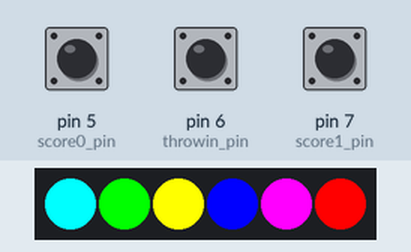
This sketch was run on a simulated Arduino Uno, built with avr-gcc and run on an emulated ATmega328P. On the bench: 6 RGB LEDs in strip order, left to right. The test bench sets the inputs (shaded band); at power-on: pin 6 (throwin_pin) HIGH, pin 5 (score0_pin) HIGH, pin 7 (score1_pin) HIGH. Dim RGB values are drawn brighter than linear.

Above: at 1.25 s.
1.3 s: pin 6 (throwin_pin) pulled LOW for 0.15 s
At 3.0 s:
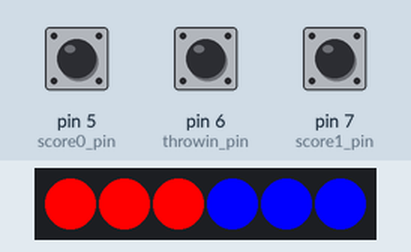
3.3 s: pin 5 (score0_pin) pulled LOW for 0.15 s
At 3.45 s:
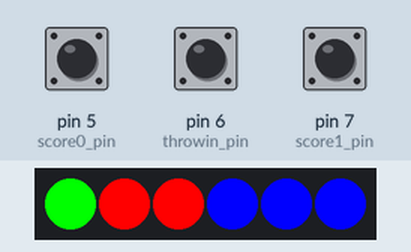
4.0 s: pin 6 (throwin_pin) pulled LOW for 1 s
At 4.31 s:
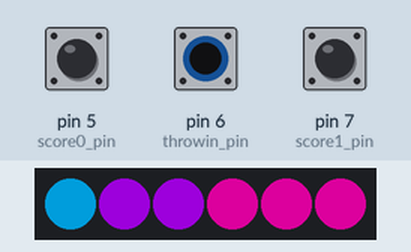
6.5 s: pin 7 (score1_pin) pulled LOW for 0.15 s
At 6.65 s:
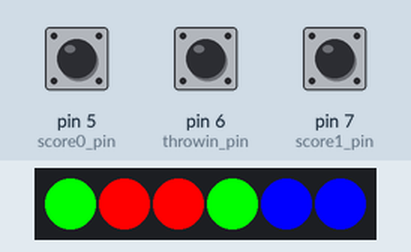
7.2 s: pin 6 (throwin_pin) pulled LOW for 0.15 s
At 7.51 s:
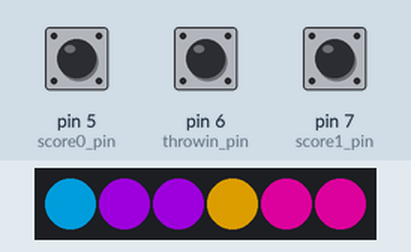
7.9 s: pin 5 (score0_pin) pulled LOW for 1 s
At 10.2 s:
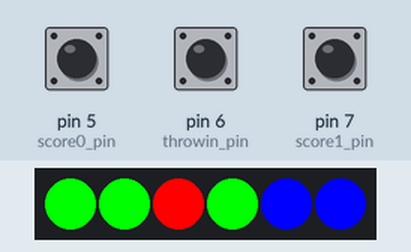
Timing chart, 0 to 11.4 s (numbered marks = the images above; inputs shaded):
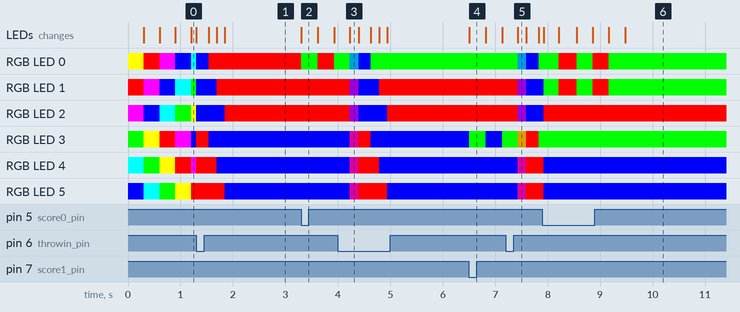

Measured:
- after the input at 1.3 s, the LEDs: first change at once (image 1 shows a later state)
- after the input at 3.3 s, RGB LED 0: RGB(255, 0, 0) → RGB(0, 255, 0) at once, → RGB(255, 0, 0) 0.31 s later, → RGB(0, 255, 0) 0.31 s later; the LEDs: change at once (image 2)
- after the input at 4.0 s, the LEDs: change after 0.23 s (image 3)
- after the input at 6.5 s, RGB LED 3: RGB(0, 0, 255) → RGB(0, 255, 0) at once, → RGB(0, 0, 255) 0.31 s later, → RGB(0, 255, 0) 0.31 s later; the LEDs: change at once (image 4)
- after the input at 7.2 s, the LEDs: change after 0.23 s (image 5)

The sketch:

foobot_scoring_safe_blends.ino
```cpp
#include <Adafruit_NeoPixel.h>

// Timestep config
#define TIMESTEP 1

// NeoPixel config

#define LED_PIN 4
#define LED_COUNT 6

Adafruit_NeoPixel strip(LED_COUNT, LED_PIN, NEO_GRB + NEO_KHZ800);

// Blend buffers
enum EBuffer
{
  ScoreBuffer = 0,
  CurrentFXBuffer,
  LastFXBuffer,
  BufferCount,
};

byte blend_buffers[BufferCount][LED_COUNT][3] = {0};

byte score_blend = 0x0;
byte current_fx_blend = 0xff;

// Game and LED config

const byte num_teams = 2;
const byte num_leds_per_team = 3;

enum States
{
  STATE_OFF = 0,
  STATE_ON,
  NUM_STATES,
};

byte scores[num_teams] = {0, 0};

byte led_ids[num_teams][num_leds_per_team] = {
  {0, 1, 2},
  {3, 4, 5},
};

byte state_colours[num_teams][NUM_STATES][3] = {
  {
    {0xff, 0x00, 0x00},
    {0x00, 0xff, 0x00},
  },
  {
    {0x00, 0x00, 0xff},
    {0x00, 0xff, 0x00},
  },
};

void set_led(byte team, byte led, byte state)
{
  blend_buffers[ScoreBuffer][led_ids[team][led]][0] = state_colours[team][state][0];
  blend_buffers[ScoreBuffer][led_ids[team][led]][1] = state_colours[team][state][1];
  blend_buffers[ScoreBuffer][led_ids[team][led]][2] = state_colours[team][state][2];
}

// Interrupt to game communication
byte i_flags = 0;

const byte IF_THROWIN = 0x80;
const byte IF_SCOREMASK = 0x7f;
const byte IF_SCORED = 0x01;

// Pin change interrupt handler
const byte throwin_pin = 6;
const byte score0_pin = 5;
const byte score1_pin = 7;

ISR(PCINT2_vect)  // D0 to D7
{
  if (!digitalRead(throwin_pin))
  {
    i_flags |= IF_THROWIN;
  }
  if (!digitalRead(score0_pin))
  {
    i_flags = IF_SCORED << 0;
  }
  if (!digitalRead(score1_pin))
  {
    i_flags = IF_SCORED << 1;
  }
}

void pciSetup(byte pin)
{
  *digitalPinToPCMSK(pin) |= bit(digitalPinToPCMSKbit(pin)); // Enable pin
  PCIFR |= bit(digitalPinToPCICRbit(pin)); // Clear existing interrupt
  PCICR |= bit(digitalPinToPCICRbit(pin)); // Enable interrupt for the group
}

void setup()
{
  Serial.begin(9600);

  pinMode(throwin_pin, INPUT_PULLUP);
  pinMode(score0_pin, INPUT_PULLUP);
  pinMode(score1_pin, INPUT_PULLUP);
  pciSetup(throwin_pin);
  pciSetup(score0_pin);
  pciSetup(score1_pin);

  strip.begin();
  display_scores();
  strip.show();
}

// Game state machine
enum GameState
{
  GS_WAITING = 0,
  GS_PLAYING,
  GS_GAME_OVER,
};

GameState gamestate = GS_WAITING;

// Transient states, for effects
enum TransientState
{
  TS_NORMAL = 0,
  TS_ATTRACT,
  TS_KICKOFF,
  TS_GOAL0,
  TS_GOAL1,
  TS_WINNER,
};

TransientState transientstate = TS_ATTRACT;
uint16_t fx_count = 0;
uint16_t fx_ms = 0;
uint16_t fx_lasttick = 0;
byte fx_dir = 1;
byte fx_pos = 0;

// Prints a rainbow optimised for a 96 LED strip
// The rainbow begins at a specified position.
// ROY G BIV!
byte winner0_map[] = {2, 1, 0, 3, 4, 5};
byte winner1_map[] = {5, 3, 3, 0, 1, 2};

void rainbow96(byte startPosition, const byte* mapping)
{
  // Next we setup each pixel with the right color
  for (int i=0; i<LED_COUNT * 16; i += 16)
  {
    // There are 96 total colors we can get out of the rainbowOrder function.
    // It'll return a color between red->orange->green->...->violet for 0-95.
    uint32_t colour = rainbowOrder96((i + startPosition) % 96);
    blend_buffers[CurrentFXBuffer][mapping[LED_COUNT - (i/16) - 1]][0] = (colour & 0xff);
    blend_buffers[CurrentFXBuffer][mapping[LED_COUNT - (i/16) - 1]][1] = (colour >> 8) & 0xff;
    blend_buffers[CurrentFXBuffer][mapping[LED_COUNT - (i/16) - 1]][2] = (colour >> 16) & 0xff;
  }
}

// Input a value 0 to 95 to get a color value.
// The colors are a transition red->yellow->green->aqua->blue->fuchsia->red...
//  Adapted from Wheel function in the Adafruit_NeoPixel library example sketch
uint32_t rainbowOrder96(byte position)
{
  const byte section = position / 16;
  const byte parameter = (position % 16) * 16;
  // 6 total zones of color change:
  switch (section)
  {
    case 0: return strip.Color(0xFF, parameter, 0);        // Red -> Yellow (Red = FF, blue = 0, green goes 00-FF)
    case 1: return strip.Color(0xFF - parameter, 0xFF, 0); // Yellow -> Green (Green = FF, blue = 0, red goes FF->00)
    case 2: return strip.Color(0, 0xFF, parameter);        // Green->Aqua (Green = FF, red = 0, blue goes 00->FF)
    case 3: return strip.Color(0, 0xFF - parameter, 0xFF); // Aqua->Blue (Blue = FF, red = 0, green goes FF->00)
    case 4: return strip.Color(parameter, 0, 0xFF);        // Blue->Fuchsia (Blue = FF, green = 0, red goes 00->FF)
    case 5: return strip.Color(0xFF, 0, 0xFF - parameter); // Fuchsia->Red (Red = FF, green = 0, blue goes FF->00)
    default: return strip.Color(0, 0, 0);                  // Turn off for debug
  }
}

void display_scores()
{
  for (byte team = 0; team < num_teams; ++team)
  {
    for (byte led = 0; led < num_leds_per_team; ++led)
    {
      byte blink = (transientstate == TS_GOAL0 + team) ? (((fx_ms / 200) + 1) % 2) : 1;
      byte state = ((scores[team] > led) && blink) ? STATE_ON : STATE_OFF;
      set_led(team, led, state);
    }
  }
}

void blend_to_new_fx()
{
  // Copy current FX buffer to last FX buffer and start blending to the new effect
  current_fx_blend = 0x00;
  for (int led = 0; led < LED_COUNT; ++led)
  {
    blend_buffers[LastFXBuffer][led][0] = blend_buffers[CurrentFXBuffer][led][0];
    blend_buffers[LastFXBuffer][led][1] = blend_buffers[CurrentFXBuffer][led][1];
    blend_buffers[LastFXBuffer][led][2] = blend_buffers[CurrentFXBuffer][led][2];
  }
}

void ts_set(byte state)
{
  // Set transient state
  transientstate = state;

  // Reset transient state counters
  fx_count = 0;
  fx_ms = 0;
  fx_lasttick = 0;
  fx_pos = 0;
  fx_dir = 1;
}

void throwin()
{
  if (gamestate == GS_WAITING)
  {
    gamestate = GS_PLAYING;
    ts_set(TS_KICKOFF);
  }
  else if (gamestate == GS_GAME_OVER)
  {
    for (byte team = 0; team < num_teams; ++team)
    {
      scores[team] = 0;
    }
    gamestate = GS_PLAYING;
    ts_set(TS_KICKOFF);
  }
}

void score(byte team)
{
  if (gamestate == GS_PLAYING)
  {
    scores[team]++;

    if (scores[team] >= num_leds_per_team)
    {
      gamestate = GS_GAME_OVER;
      ts_set(TS_GOAL0 + team);
    }
    else
    {
      gamestate = GS_WAITING;
      ts_set(TS_GOAL0 + team);
    }
  }
}

void loop()
{
  // Snapshot the flags from the interrupt handler for processing
  noInterrupts();
  byte p_flags = i_flags;
  i_flags = 0;
  interrupts();

  // Process state changes
  if (p_flags & IF_THROWIN)
  {
    throwin();
  }
  for (byte team = 0; team < num_teams; ++team)
  {
    if (p_flags & (IF_SCORED << team))
    {
      score(team);
    }
  }

  // Process game state machine
  switch (gamestate)
  {
    case GS_WAITING:
    {

    } break;
    case GS_PLAYING:
    {

    } break;
    case GS_GAME_OVER:
    {

    } break;
  }

  // Display scores unless overwritten by effects
  display_scores();

  // Process transient effects state machine
  switch (transientstate)
  {
    case TS_NORMAL: break;
    case TS_ATTRACT:
    {
      // Fast scanning ping pong effect
      const byte attract_map[] = {2, 1, 0, 3, 4, 5};
      rainbow96(fx_pos, attract_map);
      if (fx_ms - fx_lasttick > 10)
      {
        fx_pos += fx_dir;
        if (fx_pos <= 0)
        {
          fx_dir = 1;
        }
        if (fx_pos >= 96)
        {
          fx_dir = -1;
        }
        fx_lasttick = fx_ms;
      }
    } break;
    case TS_KICKOFF:
    {
      // First wait for blend to FX and record the time
      if (fx_pos == 0 && score_blend == 0)
      {
        fx_pos = 1;
        fx_lasttick = fx_ms;
      }

      // Copy pixels into the effects buffer from the score buffer for wipe effect
      //   start counting from when the effect fully blended in
      if (!fx_pos || fx_ms - fx_lasttick < 150)
      {
        blend_buffers[CurrentFXBuffer][0][0] = 0x00;
        blend_buffers[CurrentFXBuffer][0][1] = 0x00;
        blend_buffers[CurrentFXBuffer][0][2] = 0xff;
        blend_buffers[CurrentFXBuffer][3][0] = 0xff;
        blend_buffers[CurrentFXBuffer][3][1] = 0x00;
        blend_buffers[CurrentFXBuffer][3][2] = 0x00;
      }
      else
      {
        blend_buffers[CurrentFXBuffer][0][0] = blend_buffers[ScoreBuffer][0][0];
        blend_buffers[CurrentFXBuffer][0][1] = blend_buffers[ScoreBuffer][0][1];
        blend_buffers[CurrentFXBuffer][0][2] = blend_buffers[ScoreBuffer][0][2];
        blend_buffers[CurrentFXBuffer][3][0] = blend_buffers[ScoreBuffer][3][0];
        blend_buffers[CurrentFXBuffer][3][1] = blend_buffers[ScoreBuffer][3][1];
        blend_buffers[CurrentFXBuffer][3][2] = blend_buffers[ScoreBuffer][3][2];
      }

      if (!fx_pos || fx_ms - fx_lasttick < 250)
      {
        blend_buffers[CurrentFXBuffer][1][0] = 0x00;
        blend_buffers[CurrentFXBuffer][1][1] = 0x00;
        blend_buffers[CurrentFXBuffer][1][2] = 0xff;
        blend_buffers[CurrentFXBuffer][4][0] = 0xff;
        blend_buffers[CurrentFXBuffer][4][1] = 0x00;
        blend_buffers[CurrentFXBuffer][4][2] = 0x00;
      }
      else
      {
        blend_buffers[CurrentFXBuffer][1][0] = blend_buffers[ScoreBuffer][1][0];
        blend_buffers[CurrentFXBuffer][1][1] = blend_buffers[ScoreBuffer][1][1];
        blend_buffers[CurrentFXBuffer][1][2] = blend_buffers[ScoreBuffer][1][2];
        blend_buffers[CurrentFXBuffer][4][0] = blend_buffers[ScoreBuffer][4][0];
        blend_buffers[CurrentFXBuffer][4][1] = blend_buffers[ScoreBuffer][4][1];
        blend_buffers[CurrentFXBuffer][4][2] = blend_buffers[ScoreBuffer][4][2];
      }

      if (!fx_pos || fx_ms - fx_lasttick < 350)
      {
        blend_buffers[CurrentFXBuffer][2][0] = 0x00;
        blend_buffers[CurrentFXBuffer][2][1] = 0x00;
        blend_buffers[CurrentFXBuffer][2][2] = 0xff;
        blend_buffers[CurrentFXBuffer][5][0] = 0xff;
        blend_buffers[CurrentFXBuffer][5][1] = 0x00;
        blend_buffers[CurrentFXBuffer][5][2] = 0x00;
      }
      else
      {
        blend_buffers[CurrentFXBuffer][2][0] = blend_buffers[ScoreBuffer][2][0];
        blend_buffers[CurrentFXBuffer][2][1] = blend_buffers[ScoreBuffer][2][1];
        blend_buffers[CurrentFXBuffer][2][2] = blend_buffers[ScoreBuffer][2][2];
        blend_buffers[CurrentFXBuffer][5][0] = blend_buffers[ScoreBuffer][5][0];
        blend_buffers[CurrentFXBuffer][5][1] = blend_buffers[ScoreBuffer][5][1];
        blend_buffers[CurrentFXBuffer][5][2] = blend_buffers[ScoreBuffer][5][2];
        ts_set(TS_NORMAL);
      }
    } break;
    case TS_GOAL0:
    case TS_GOAL1:
    {
      if (fx_ms > 1000)
      {
        ts_set((gamestate == GS_GAME_OVER) ? TS_WINNER : TS_NORMAL);
      }
    } break;
    case TS_WINNER:
    {
      // Fast scanning ping pong effect
      const byte attract_map[] = {2, 1, 0, 3, 4, 5};
      rainbow96(fx_pos, attract_map);
      if (fx_ms - fx_lasttick > 3)
      {
        if (scores[0] > scores[1])
        {
          fx_pos -= 1;
          if (fx_pos <= 0)
          {
            fx_pos = 95;
          }
        }
        else
        {
          fx_pos += 1;
          if (fx_pos >= 96)
          {
            fx_pos = 0;
          }
        }
        fx_lasttick = fx_ms;
      }
      if (fx_ms > 3000)
      {
        // Blended transition back to attract mode
        ts_set(TS_ATTRACT);
        blend_to_new_fx();
      }
    } break;
  }

  // Update blend values
  // Score or FX
  switch (transientstate)
  {
    case TS_NORMAL:
    case TS_GOAL0:
    case TS_GOAL1:
    {
      // Blend rapidly to score
      const byte blend_speed = 16;
      if (score_blend < 0xff - blend_speed)
      {
        score_blend += 16;
      }
      else
      {
        score_blend = 0xff;
      }
    } break;
    default:
    {
      // Blend to effects
      const byte blend_speed = 1;
      if (score_blend > blend_speed)
      {
        score_blend -= blend_speed;
      }
      else
      {
        score_blend = 0;
      }
    } break;
  }
  // Blend in new FX
  {
    const byte blend_speed = 8;
    if (current_fx_blend < 0xff - blend_speed)
    {
      current_fx_blend += 1;
    }
    else
    {
      current_fx_blend = 0xff;
    }
  }

  // Slow debug prints
  if (0)
  {
    Serial.print("GS: ");
    Serial.print(gamestate);
    Serial.print(" TS: ");
    Serial.println(transientstate);
    Serial.print(" Blends: score: ");
    Serial.print(score_blend);
    Serial.print(" current fx: ");
    Serial.println(current_fx_blend);
  }

  // Process blend tree
  byte front_buffer[LED_COUNT][3] = {0};
  byte fx_buffer[LED_COUNT][3] = {0};

  // Need to blend FX?
  if (score_blend < 0xff)
  {
    // Blend old to current FX
    for (int led = 0; led < LED_COUNT; ++led)
    {
      const byte blend = current_fx_blend;
      const byte blend_i = current_fx_blend ^ 0xff;
      fx_buffer[led][0] = (blend_buffers[CurrentFXBuffer][led][0] & blend) | (blend_buffers[LastFXBuffer][led][0] & blend_i);
      fx_buffer[led][1] = (blend_buffers[CurrentFXBuffer][led][1] & blend) | (blend_buffers[LastFXBuffer][led][1] & blend_i);
      fx_buffer[led][2] = (blend_buffers[CurrentFXBuffer][led][2] & blend) | (blend_buffers[LastFXBuffer][led][2] & blend_i);
    }
  }
  // Blend FX and scores
  for (int led = 0; led < LED_COUNT; ++led)
  {
    const byte blend = score_blend;
    const byte blend_i = score_blend ^ 0xff;
    front_buffer[led][0] = (blend_buffers[ScoreBuffer][led][0] & blend) | (fx_buffer[led][0] & blend_i);
    front_buffer[led][1] = (blend_buffers[ScoreBuffer][led][1] & blend) | (fx_buffer[led][1] & blend_i);
    front_buffer[led][2] = (blend_buffers[ScoreBuffer][led][2] & blend) | (fx_buffer[led][2] & blend_i);
  }

  // Update the strip
  for (int led = 0; led < LED_COUNT; ++led)
  {
    strip.setPixelColor(led, front_buffer[led][0], front_buffer[led][1], front_buffer[led][2]);
  }
  strip.show();

  // Update effects counters
  ++fx_count;
  fx_ms = fx_count * TIMESTEP;

  // Wait a timestep
  delay(TIMESTEP);
}
```
